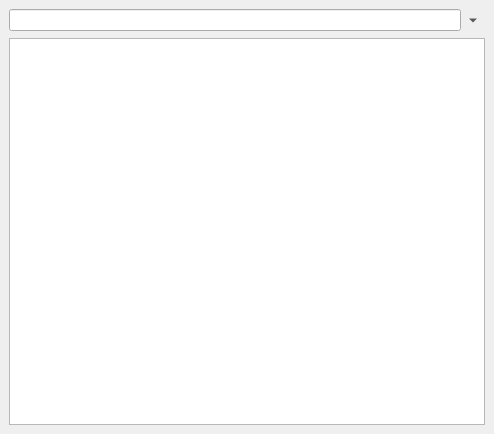
<?xml version="1.0" encoding="UTF-8"?>
<ui version="4.0">
 <class>NoteEditWidget</class>
 <widget class="QMainWindow" name="NoteEditWidget">
  <property name="geometry">
   <rect>
    <x>0</x>
    <y>0</y>
    <width>494</width>
    <height>434</height>
   </rect>
  </property>
  <property name="sizePolicy">
   <sizepolicy hsizetype="Expanding" vsizetype="Expanding">
    <horstretch>0</horstretch>
    <verstretch>0</verstretch>
   </sizepolicy>
  </property>
  <property name="windowTitle">
   <string>Note editor</string>
  </property>
  <property name="iconSize">
   <size>
    <width>17</width>
    <height>17</height>
   </size>
  </property>
  <widget class="QWidget" name="centralwidget">
   <layout class="QVBoxLayout" name="verticalLayout_2">
    <item>
     <widget class="QFrame" name="frame">
      <property name="frameShape">
       <enum>QFrame::NoFrame</enum>
      </property>
      <property name="frameShadow">
       <enum>QFrame::Raised</enum>
      </property>
      <layout class="QVBoxLayout" name="verticalLayout">
       <property name="spacing">
        <number>0</number>
       </property>
       <property name="leftMargin">
        <number>0</number>
       </property>
       <property name="topMargin">
        <number>0</number>
       </property>
       <property name="rightMargin">
        <number>0</number>
       </property>
       <property name="bottomMargin">
        <number>0</number>
       </property>
       <item>
        <layout class="QHBoxLayout" name="horizontalLayout">
         <property name="spacing">
          <number>0</number>
         </property>
         <item>
          <widget class="QLineEdit" name="title"/>
         </item>
         <item>
          <widget class="QToolButton" name="showProperties">
           <property name="toolTip">
            <string>Show properties</string>
           </property>
           <property name="statusTip">
            <string>Show properties</string>
           </property>
           <property name="whatsThis">
            <string>Show properties</string>
           </property>
           <property name="styleSheet">
            <string notr="true"/>
           </property>
           <property name="text">
            <string notr="true">...</string>
           </property>
           <property name="autoRaise">
            <bool>true</bool>
           </property>
           <property name="arrowType">
            <enum>Qt::DownArrow</enum>
           </property>
          </widget>
         </item>
        </layout>
       </item>
       <item>
        <widget class="QWidget" name="properties" native="true"/>
       </item>
      </layout>
     </widget>
    </item>
    <item>
     <layout class="QVBoxLayout" name="editorLayout">
      <property name="spacing">
       <number>0</number>
      </property>
      <item>
       <widget class="TextEditor" name="editor">
        <property name="readOnly">
         <bool>false</bool>
        </property>
       </widget>
      </item>
     </layout>
    </item>
   </layout>
  </widget>
  <widget class="QMenuBar" name="menubar">
   <property name="geometry">
    <rect>
     <x>0</x>
     <y>0</y>
     <width>494</width>
     <height>20</height>
    </rect>
   </property>
  </widget>
  <action name="actionFindAndReplace">
   <property name="checkable">
    <bool>true</bool>
   </property>
   <property name="icon">
    <iconset resource="../Note/Note.qrc">
     <normaloff>:/Note/find-replace</normaloff>:/Note/find-replace</iconset>
   </property>
   <property name="text">
    <string>Find and replace</string>
   </property>
   <property name="iconText">
    <string>Find and replace</string>
   </property>
   <property name="toolTip">
    <string>Find and replace</string>
   </property>
   <property name="statusTip">
    <string>Find and replace</string>
   </property>
   <property name="whatsThis">
    <string>Find and replace</string>
   </property>
   <property name="shortcut">
    <string>Ctrl+F</string>
   </property>
  </action>
 </widget>
 <customwidgets>
  <customwidget>
   <class>TextEditor</class>
   <extends>QTextBrowser</extends>
   <header>texteditor.h</header>
  </customwidget>
 </customwidgets>
 <resources>
  <include location="../Note/Note.qrc"/>
 </resources>
 <connections/>
</ui>
